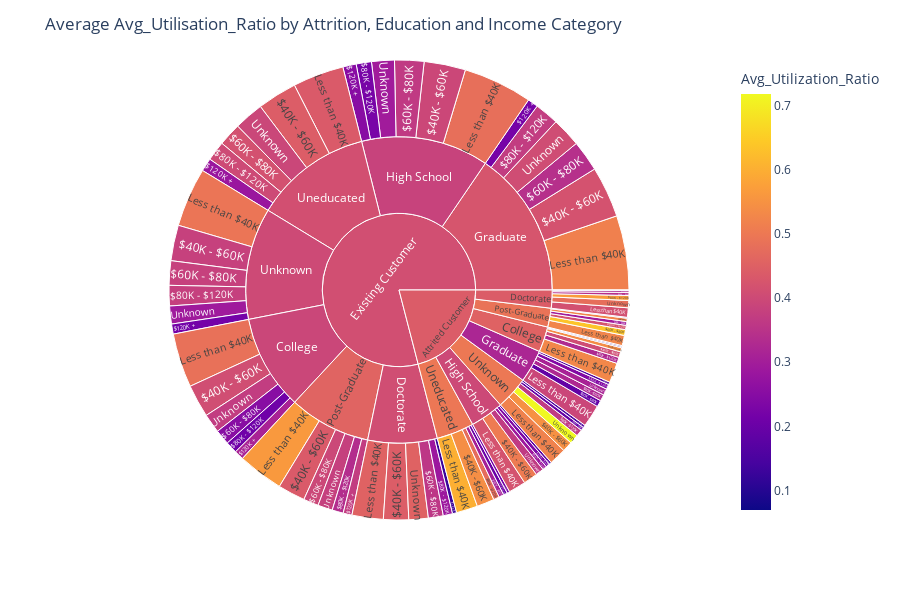

Write notebook code for a chart like this one.
### Code cell
#Plotly sunburst plot showing average Avg_Utilization_Ratio by Attrition_Flag_Original, Age_Group, Education_Level


fig = px.sunburst(avg_util_df, path=[ 'Attrition_Flag_Original', 'Education_Level', 'Income_Category'], values='Avg_Utilization_Ratio',
                  color='Avg_Utilization_Ratio', hover_data={'Avg_Utilization_Ratio': ':.2f'})
fig.update_layout(title='Average Avg_Utilisation_Ratio by Attrition, Education and Income Category', width=900, height=600)
fig.show()

### Figure 1 — Plotly figure (JSON) as saved in the notebook; plotly's stock layout.template omitted (floating-point values rounded to 4 significant figures)
{"data": [{"branchvalues": "total", "customdata": [[0.1019], [0.3135], [0.06932], [0.1278], [0.1605], [0.22], [0.1739], [0.2513], [0.166], [0.3714], [0.2135], [0.2832], [0.1515], [0.2167], [0.4071], [0.4091], [0.3432], [0.4431], [0.3248], [0.42], [0.5054], [0.3952], [0.296], [0.4365], [0.5424], [0.4429], [0.5478], [0.3813], [0.1402], [0.2522], [0.3275], [0.3591], [0.1896], [0.3421], [0.2329], [0.365], [0.637], [0.3959], [0.3042], [0.417], [0.1949], [0.3816], [0.3277], [0.2099], [0.5688], [0.2852], [0.2408], [0.3716], [0.2882], [0.2245], [0.4212], [0.3357], [0.4749], [0.4003], [0.3658], [0.3782], [0.5282], [0.4846], [0.4153], [0.4539], [0.3928], [0.5165], [0.4205], [0.4804], [0.5244], [0.5634], [0.6014], [0.4375], [0.5195], [0.4948], [0.5391], [0.3721], [0.4797], [0.4542], [0.3115], [0.4069], [0.3664], [0.2957], [0.5256], [0.3782], [0.2009], [0.3933], [0.7188], [0.2924], [0.4544], [0.3932], [0.4407], [0.4099], [0.3189], [0.425], [0.3978], [0.3858], [0.4903], [0.4579], [0.4978], [0.4129], [0.5003], [0.4016], [0.4406], [0.4111]], "domain": {"x": [0, 1], "y": [0, 1]}, "hovertemplate": "labels=%{label}<br>Avg_Utilization_Ratio_sum=%{value}<br>parent=%{parent}<br>id=%{id}<br>Avg_Utilization_Ratio=%{color:.2f}<extra></extra>", "ids": ["Attrited Customer/College/$120K +", "Existing Customer/College/$120K +", "Attrited Customer/Doctorate/$120K +", "Existing Customer/Doctorate/$120K +", "Attrited Customer/Graduate/$120K +", "Existing Customer/Graduate/$120K +", "Attrited Customer/High School/$120K +", "Existing Customer/High School/$120K +", "Attrited Customer/Post-Graduate/$120K +", "Existing Customer/Post-Graduate/$120K +", "Attrited Customer/Uneducated/$120K +", "Existing Customer/Uneducated/$120K +", "Attrited Customer/Unknown/$120K +", "Existing Customer/Unknown/$120K +", "Attrited Customer/College/$40K - $60K", "Existing Customer/College/$40K - $60K", "Attrited Customer/Doctorate/$40K - $60K", "Existing Customer/Doctorate/$40K - $60K", "Attrited Customer/Graduate/$40K - $60K", "Existing Customer/Graduate/$40K - $60K", "Attrited Customer/High School/$40K - $60K", "Existing Customer/High School/$40K - $60K", "Attrited Customer/Post-Graduate/$40K - $60K", "Existing Customer/Post-Graduate/$40K - $60K", "Attrited Customer/Uneducated/$40K - $60K", "Existing Customer/Uneducated/$40K - $60K", "Attrited Customer/Unknown/$40K - $60K", "Existing Customer/Unknown/$40K - $60K", "Attrited Customer/College/$60K - $80K", "Existing Customer/College/$60K - $80K", "Attrited Customer/Doctorate/$60K - $80K", "Existing Customer/Doctorate/$60K - $80K", "Attrited Customer/Graduate/$60K - $80K", "Existing Customer/Graduate/$60K - $80K", "Attrited Customer/High School/$60K - $80K", "Existing Customer/High School/$60K - $80K", "Attrited Customer/Post-Graduate/$60K - $80K", "Existing Customer/Post-Graduate/$60K - $80K", "Attrited Customer/Uneducated/$60K - $80K", "Existing Customer/Uneducated/$60K - $80K", "Attrited Customer/Unknown/$60K - $80K", "Existing Customer/Unknown/$60K - $80K", "Attrited Customer/College/$80K - $120K", "Existing Customer/College/$80K - $120K", "Attrited Customer/Doctorate/$80K - $120K", "Existing Customer/Doctorate/$80K - $120K", "Attrited Customer/Graduate/$80K - $120K", "Existing Customer/Graduate/$80K - $120K", "Attrited Customer/High School/$80K - $120K", "Existing Customer/High School/$80K - $120K", "Attrited Customer/Post-Graduate/$80K - $120K", "Existing Customer/Post-Graduate/$80K - $120K", "Attrited Customer/Uneducated/$80K - $120K", "Existing Customer/Uneducated/$80K - $120K", "Attrited Customer/Unknown/$80K - $120K", "Existing Customer/Unknown/$80K - $120K", "Attrited Customer/College/Less than $40K", "Existing Customer/College/Less than $40K", "Attrited Customer/Doctorate/Less than $40K", "Existing Customer/Doctorate/Less than $40K", "Attrited Customer/Graduate/Less than $40K", "Existing Customer/Graduate/Less than $40K", "Attrited Customer/High School/Less than $40K", "Existing Customer/High School/Less than $40K", "Attrited Customer/Post-Graduate/Less than $40K", "Existing Customer/Post-Graduate/Less than $40K", "Attrited Customer/Uneducated/Less than $40K", "Existing Customer/Uneducated/Less than $40K", "Attrited Customer/Unknown/Less than $40K", "Existing Customer/Unknown/Less than $40K", "Attrited Customer/College/Unknown", "Existing Customer/College/Unknown", "Attrited Customer/Doctorate/Unknown", "Existing Customer/Doctorate/Unknown", "Attrited Customer/Graduate/Unknown", "Existing Customer/Graduate/Unknown", "Attrited Customer/High School/Unknown", "Existing Customer/High School/Unknown", "Attrited Customer/Post-Graduate/Unknown", "Existing Customer/Post-Graduate/Unknown", "Attrited Customer/Uneducated/Unknown", "Existing Customer/Uneducated/Unknown", "Attrited Customer/Unknown/Unknown", "Existing Customer/Unknown/Unknown", "Attrited Customer/College", "Existing Customer/College", "Attrited Customer/Doctorate", "Existing Customer/Doctorate", "Attrited Customer/Graduate", "Existing Customer/Graduate", "Attrited Customer/High School", "Existing Customer/High School", "Attrited Customer/Post-Graduate", "Existing Customer/Post-Graduate", "Attrited Customer/Uneducated", "Existing Customer/Uneducated", "Attrited Customer/Unknown", "Existing Customer/Unknown", "Attrited Customer", "Existing Customer"], "labels": ["$120K +", "$120K +", "$120K +", "$120K +", "$120K +", "$120K +", "$120K +", "$120K +", "$120K +", "$120K +", "$120K +", "$120K +", "$120K +", "$120K +", "$40K - $60K", "$40K - $60K", "$40K - $60K", "$40K - $60K", "$40K - $60K", "$40K - $60K", "$40K - $60K", "$40K - $60K", "$40K - $60K", "$40K - $60K", "$40K - $60K", "$40K - $60K", "$40K - $60K", "$40K - $60K", "$60K - $80K", "$60K - $80K", "$60K - $80K", "$60K - $80K", "$60K - $80K", "$60K - $80K", "$60K - $80K", "$60K - $80K", "$60K - $80K", "$60K - $80K", "$60K - $80K", "$60K - $80K", "$60K - $80K", "$60K - $80K", "$80K - $120K", "$80K - $120K", "$80K - $120K", "$80K - $120K", "$80K - $120K", "$80K - $120K", "$80K - $120K", "$80K - $120K", "$80K - $120K", "$80K - $120K", "$80K - $120K", "$80K - $120K", "$80K - $120K", "$80K - $120K", "Less than $40K", "Less than $40K", "Less than $40K", "Less than $40K", "Less than $40K", "Less than $40K", "Less than $40K", "Less than $40K", "Less than $40K", "Less than $40K", "Less than $40K", "Less than $40K", "Less than $40K", "Less than $40K", "Unknown", "Unknown", "Unknown", "Unknown", "Unknown", "Unknown", "Unknown", "Unknown", "Unknown", "Unknown", "Unknown", "Unknown", "Unknown", "Unknown", "College", "College", "Doctorate", "Doctorate", "Graduate", "Graduate", "High School", "High School", "Post-Graduate", "Post-Graduate", "Uneducated", "Uneducated", "Unknown", "Unknown", "Attrited Customer", "Existing Customer"], "marker": {"coloraxis": "coloraxis", "colors": [0.1019, 0.3135, 0.06932, 0.1278, 0.1605, 0.22, 0.1739, 0.2513, 0.166, 0.3714, 0.2135, 0.2832, 0.1515, 0.2167, 0.4071, 0.4091, 0.3432, 0.4431, 0.3248, 0.42, 0.5054, 0.3952, 0.296, 0.4365, 0.5424, 0.4429, 0.5478, 0.3813, 0.1402, 0.2522, 0.3275, 0.3591, 0.1896, 0.3421, 0.2329, 0.365, 0.637, 0.3959, 0.3042, 0.417, 0.1949, 0.3816, 0.3277, 0.2099, 0.5688, 0.2852, 0.2408, 0.3716, 0.2882, 0.2245, 0.4212, 0.3357, 0.4749, 0.4003, 0.3658, 0.3782, 0.5282, 0.4846, 0.4153, 0.4539, 0.3928, 0.5165, 0.4205, 0.4804, 0.5244, 0.5634, 0.6014, 0.4375, 0.5195, 0.4948, 0.5391, 0.3721, 0.4797, 0.4542, 0.3115, 0.4069, 0.3664, 0.2957, 0.5256, 0.3782, 0.2009, 0.3933, 0.7188, 0.2924, 0.4544, 0.3932, 0.4407, 0.4099, 0.3189, 0.425, 0.3978, 0.3858, 0.4903, 0.4579, 0.4978, 0.4129, 0.5003, 0.4016, 0.4406, 0.4111]}, "name": "", "parents": ["Attrited Customer/College", "Existing Customer/College", "Attrited Customer/Doctorate", "Existing Customer/Doctorate", "Attrited Customer/Graduate", "Existing Customer/Graduate", "Attrited Customer/High School", "Existing Customer/High School", "Attrited Customer/Post-Graduate", "Existing Customer/Post-Graduate", "Attrited Customer/Uneducated", "Existing Customer/Uneducated", "Attrited Customer/Unknown", "Existing Customer/Unknown", "Attrited Customer/College", "Existing Customer/College", "Attrited Customer/Doctorate", "Existing Customer/Doctorate", "Attrited Customer/Graduate", "Existing Customer/Graduate", "Attrited Customer/High School", "Existing Customer/High School", "Attrited Customer/Post-Graduate", "Existing Customer/Post-Graduate", "Attrited Customer/Uneducated", "Existing Customer/Uneducated", "Attrited Customer/Unknown", "Existing Customer/Unknown", "Attrited Customer/College", "Existing Customer/College", "Attrited Customer/Doctorate", "Existing Customer/Doctorate", "Attrited Customer/Graduate", "Existing Customer/Graduate", "Attrited Customer/High School", "Existing Customer/High School", "Attrited Customer/Post-Graduate", "Existing Customer/Post-Graduate", "Attrited Customer/Uneducated", "Existing Customer/Uneducated", "Attrited Customer/Unknown", "Existing Customer/Unknown", "Attrited Customer/College", "Existing Customer/College", "Attrited Customer/Doctorate", "Existing Customer/Doctorate", "Attrited Customer/Graduate", "Existing Customer/Graduate", "Attrited Customer/High School", "Existing Customer/High School", "Attrited Customer/Post-Graduate", "Existing Customer/Post-Graduate", "Attrited Customer/Uneducated", "Existing Customer/Uneducated", "Attrited Customer/Unknown", "Existing Customer/Unknown", "Attrited Customer/College", "Existing Customer/College", "Attrited Customer/Doctorate", "Existing Customer/Doctorate", "Attrited Customer/Graduate", "Existing Customer/Graduate", "Attrited Customer/High School", "Existing Customer/High School", "Attrited Customer/Post-Graduate", "Existing Customer/Post-Graduate", "Attrited Customer/Uneducated", "Existing Customer/Uneducated", "Attrited Customer/Unknown", "Existing Customer/Unknown", "Attrited Customer/College", "Existing Customer/College", "Attrited Customer/Doctorate", "Existing Customer/Doctorate", "Attrited Customer/Graduate", "Existing Customer/Graduate", "Attrited Customer/High School", "Existing Customer/High School", "Attrited Customer/Post-Graduate", "Existing Customer/Post-Graduate", "Attrited Customer/Uneducated", "Existing Customer/Uneducated", "Attrited Customer/Unknown", "Existing Customer/Unknown", "Attrited Customer", "Existing Customer", "Attrited Customer", "Existing Customer", "Attrited Customer", "Existing Customer", "Attrited Customer", "Existing Customer", "Attrited Customer", "Existing Customer", "Attrited Customer", "Existing Customer", "Attrited Customer", "Existing Customer", "", ""], "type": "sunburst", "values": [0.3593, 2.961, 0.114, 1.278, 0.8127, 3.288, 0.7785, 4.207, 0.273, 2.768, 0.8512, 4.163, 0.8225, 3.155, 1.81, 10.3, 0.951, 7.889, 2.019, 16.05, 4.465, 13.02, 1.196, 8.59, 5.499, 12.44, 3.202, 11.19, 0.3462, 4.742, 0.6498, 4.668, 2.042, 9.753, 1.243, 9.208, 1.82, 4.739, 1.534, 7.218, 1.085, 7.663, 1.937, 3.735, 1.526, 2.939, 1.543, 7.552, 1.316, 4.796, 1.342, 3.515, 1.861, 6.17, 2.1, 6.408, 6.228, 16.98, 2.97, 9.814, 6.986, 23.35, 5.412, 21.72, 3.213, 14.36, 6.721, 16.04, 5.386, 18.58, 1.262, 6.016, 2.277, 6.097, 2.014, 9.209, 2.551, 7.153, 1.051, 4.631, 1.213, 9.302, 2.953, 5.627, 11.94, 44.74, 8.488, 32.68, 15.42, 69.2, 15.77, 60.11, 8.896, 38.6, 17.68, 55.33, 15.55, 52.62, 93.74, 353.3]}], "layout": {"coloraxis": {"colorbar": {"title": {"text": "Avg_Utilization_Ratio"}}, "colorscale": [[0, "#0d0887"], [0.1111, "#46039f"], [0.2222, "#7201a8"], [0.3333, "#9c179e"], [0.4444, "#bd3786"], [0.5556, "#d8576b"], [0.6667, "#ed7953"], [0.7778, "#fb9f3a"], [0.8889, "#fdca26"], [1, "#f0f921"]]}, "height": 600, "legend": {"tracegroupgap": 0}, "margin": {"t": 60}, "title": {"text": "Average Avg_Utilisation_Ratio by Attrition, Education and Income Category"}, "width": 900}}
